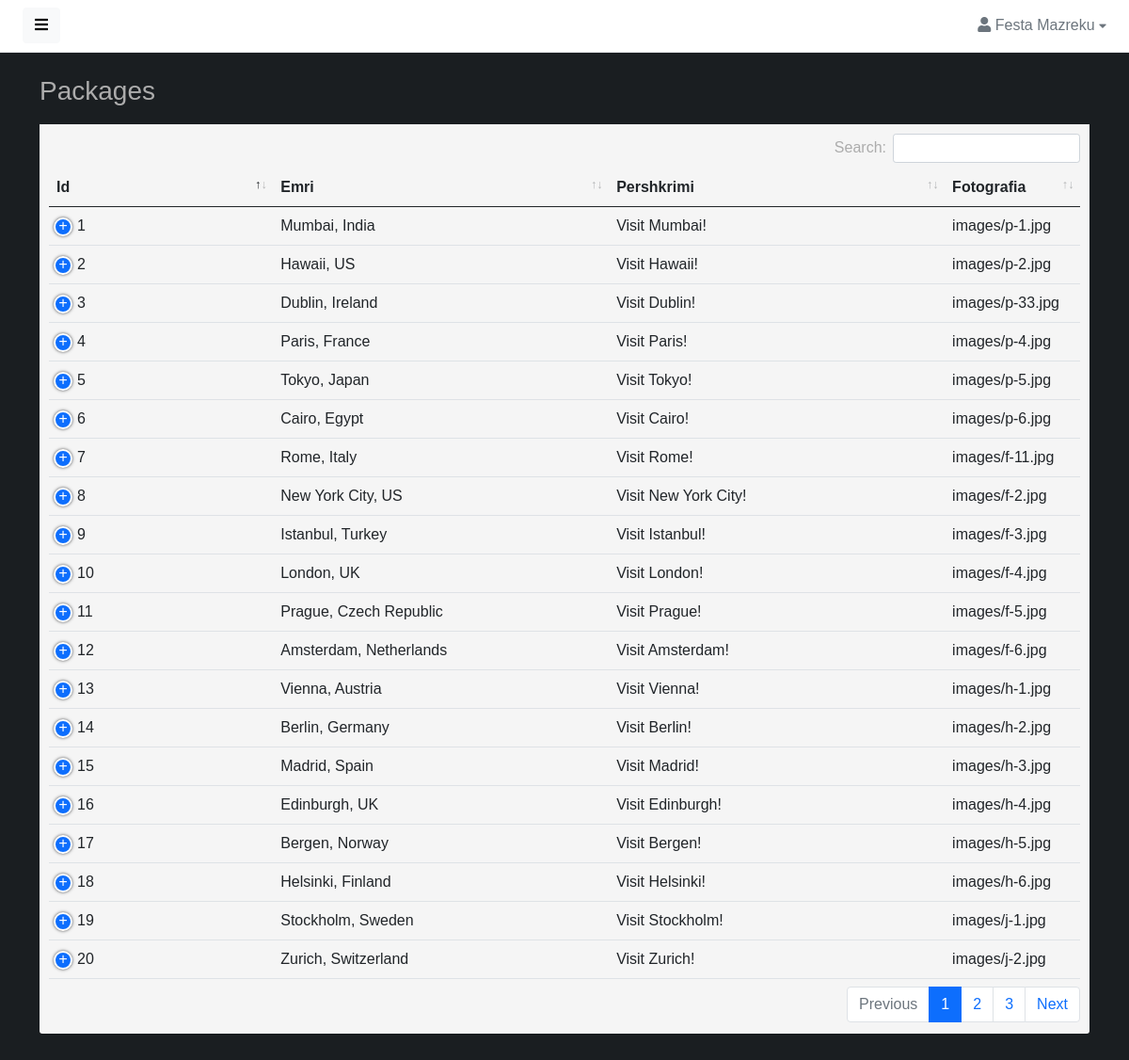
Screenshot of /admin/book.php (signed in) with the database file from the repository.
### tables this page shows
CREATE TABLE IF NOT EXISTS `perdoruesi` (
  `id` int(10) NOT NULL AUTO_INCREMENT,
  `emri` varchar(30) NOT NULL,
  `mbiemri` varchar(30) NOT NULL,
  `email` varchar(30) NOT NULL,
  `password` varchar(30) NOT NULL,
  `roli` int(1) NOT NULL,
  PRIMARY KEY (`id`),
  KEY `roli` (`roli`)
);

CREATE TABLE IF NOT EXISTS `packages` (
  `p_id` int(10) NOT NULL AUTO_INCREMENT,
  `emri` varchar(35) NOT NULL,
  `pershkrimi` varchar(50) NOT NULL,
  `fotografia` varchar(20) NOT NULL,
  `link` varchar(500) NOT NULL,
  `idp` int(10) NOT NULL,
  PRIMARY KEY (`p_id`),
  KEY `idp` (`idp`)
);

### admin/book.php (the view, shortened to what this page needs)
<?php
if(isset($_SESSION['email']) && isset($_SESSION['roli'])) {
    if($_SESSION['roli'] == 1) {
        ?>
        <!DOCTYPE html>
        <html lang="en">
        <head>
            <link href="assets/vendor/fontawesome/css/fontawesome.min.css" rel="stylesheet">
            <link href="assets/vendor/fontawesome/css/solid.min.css" rel="stylesheet">
            <link href="assets/vendor/fontawesome/css/brands.min.css" rel="stylesheet">
            <link href="assets/vendor/bootstrap/css/bootstrap.min.css" rel="stylesheet">
            <link href="assets/vendor/datatables/datatables.min.css" rel="stylesheet">
            <link href="assets/css/master.css" rel="stylesheet">
        </head>
        <body>
        <div class="wrapper">
            <div id="body" class="active">
                <?php include 'src/components/navbarProfile.php'?>
                <div class="content">
                    <div class="container">
                        <div class="page-title">
                            <h3>Packages</h3>
                        </div>
                        <div class="box box-primary">
                            <div class="box-body">
                                <table width="100%" class="table table-hover" id="dataTables-example">
                                    <thead>
                                    <tr>
                                        <th class="col-lg-2">Id</th>
                                        <th class="col-lg-3">Emri</th>
                                        <th class="col-lg-3">Pershkrimi</th>
                                        <th class="col-lg-1">Fotografia</th>
                                    </tr>
                                    </thead>
                                    <tbody>
                                    <?php
                                    require "../database/connect.php";
                                    $stmt = $connect->prepare("SELECT * FROM packages");
                                    $stmt->execute();
                                    $result = $stmt->get_result();
                                    while($row = $result->fetch_assoc()):
                                        ?>
                                        <tr>
                                            <td><?= $row['p_id'] ?></td>
                                            <td><?= $row['emri'] ?></td>
                                            <td><?= $row['pershkrimi'] ?></td>
                                            <td><?= $row['fotografia'] ?></td>
                                        </tr>
                                    <?php endwhile; ?>
                                    </tbody>
                                </table>
                            </div>
                        </div>
                    </div>
                </div>
            </div>
        </div>
        </body>
        </html>
        <?php
    }
    else {
        header("Location: index.php");
    }
}
else {
    header("Location: login.php");
}
?>

### admin/src/components/navbarProfile.php (shortened to what this page needs)
<?php
if(isset($_SESSION['email'])) {
$email = $_SESSION['email'];
?>
<?php
    require "../database/connect.php";
    $stmt = $connect->prepare("SELECT * FROM perdoruesi WHERE email='$email'");
    $stmt->execute();
    $result = $stmt->get_result();
    while($row = $result->fetch_assoc()):
?>
<nav class="navbar navbar-expand-lg navbar-white bg-white">
    <button type="button" id="sidebarCollapse" class="btn btn-light">
        <i class="fas fa-bars"></i><span></span>
    </button>
    <div class="collapse navbar-collapse" id="navbarSupportedContent">
        <ul class="nav navbar-nav ms-auto">
            <li class="nav-item dropdown">
                <div class="nav-dropdown">
                    <a href="#" id="nav2" class="nav-item nav-link dropdown-toggle text-secondary" data-bs-toggle="dropdown" aria-expanded="false">
                        <i class="fas fa-user"></i> <span><?= $row['emri'] ?> <?= $row['mbiemri'] ?></span> <i style="font-size: .8em;" class="fas fa-caret-down"></i>
                    </a>
                </div>
            </li>
        </ul>
    </div>
</nav>
<?php endwhile; ?>
<?php
}
else {
    echo'<script> location.replace("login.php"); </script>';
}
?>

### admin/assets/css/master.css (style rules this page uses)
body, h1, .h1, h2, .h2, h3, .h3, h4, .h4, h5, .h5, h6, .h6, p, a, td { -moz-osx-font-smoothing: grayscale; -webkit-font-smoothing: antialiased; }
body { width: 100%; height: 100%; background: #1a1e21; font-family: 'Nueva Std', sans-serif; font-size: 1rem; color: #acacac; }
.wrapper { display: flex; width: 100%; align-items: stretch; overflow-x: hidden }
#body { width: 100%; padding: 0; min-height: 100vh; transition: all 0.3s; }
#body>.navbar { padding: 0 1.5rem; min-height: 54px; box-shadow: none; border-bottom: 1px solid rgba(101, 109, 119, .16); }
#body>.content { position: relative; padding: .5rem; }
#body .content .page-title h3 { margin: 1rem 0; }
.page-title { margin: 0; font-size: 1.5rem; line-height: 1.5555556; }
.box { position: relative; border-radius: 3px; background: #f5f5f5; border-top: 3px solid #d2d6de; margin-bottom: 20px; width: 100%; box-shadow: 0 1px 1px rgba(0, 0, 0, 0.1); }
.box-body { border-top-left-radius: 15px; border-top-right-radius: 15px; border-bottom-right-radius: 15px; border-bottom-left-radius: 15px; padding: 10px; }
.box-primary { border-top-color: #1a1e21; }
a, a:hover, a:focus { color: inherit; text-decoration: none; transition: all 0.3s; }
.table td, .table th { vertical-align: middle; }
table.dataTable thead .sorting:before, table.dataTable thead .sorting:after, table.dataTable thead .sorting_asc:before, table.dataTable thead .sorting_asc:after, table.dataTable thead .sorting_desc:before, table.dataTable thead .sorting_desc:after, table.dataTable thead .sorting_asc_disabled:before, table.dataTable thead .sorting_asc_disabled:after, table.dataTable thead .sorting_desc_disabled:before, table.dataTable thead .sorting_desc_disabled:after { font-size: .8rem; bottom: .9rem; }
@media (min-width: 200px) { .navbar-expand-lg .navbar-collapse { display: -ms-flexbox !important; display: flex !important; -ms-flex-preferred-size: auto; flex-basis: auto; } }
@media (min-width: 200px) { .navbar-expand-lg .navbar-nav { -ms-flex-direction: row; flex-direction: row; } }

### admin/assets/components/navbar/navbar-dropdowns.css (style rules this page uses)
.nav-dropdown .nav-link { color: #B2EBF2; line-height: 1.42857; padding: 1rem 0 1rem 1rem !important; }
.nav-dropdown .nav-link::after { display: none; }

### rows the page displays
perdoruesi: emri "Festa", mbiemri "Mazreku"
packages: p_id "1", emri "Mumbai, India", pershkrimi "Visit Mumbai!", fotografia "images/p-1.jpg"
packages: p_id "2", emri "Hawaii, US", pershkrimi "Visit Hawaii!", fotografia "images/p-2.jpg"
packages: p_id "3", emri "Dublin, Ireland", pershkrimi "Visit Dublin!", fotografia "images/p-33.jpg"
packages: p_id "4", emri "Paris, France", pershkrimi "Visit Paris!", fotografia "images/p-4.jpg"
packages: p_id "5", emri "Tokyo, Japan", pershkrimi "Visit Tokyo!", fotografia "images/p-5.jpg"
packages: p_id "6", emri "Cairo, Egypt", pershkrimi "Visit Cairo!", fotografia "images/p-6.jpg"
packages: p_id "7", emri "Rome, Italy", pershkrimi "Visit Rome!", fotografia "images/f-11.jpg"
packages: p_id "8", emri "New York City, US", pershkrimi "Visit New York City!", fotografia "images/f-2.jpg"
packages: p_id "9", emri "Istanbul, Turkey", pershkrimi "Visit Istanbul!", fotografia "images/f-3.jpg"
packages: p_id "10", emri "London, UK", pershkrimi "Visit London!", fotografia "images/f-4.jpg"
packages: p_id "11", emri "Prague, Czech Republic", pershkrimi "Visit Prague!", fotografia "images/f-5.jpg"
packages: p_id "12", emri "Amsterdam, Netherlands", pershkrimi "Visit Amsterdam!", fotografia "images/f-6.jpg"
packages: p_id "13", emri "Vienna, Austria", pershkrimi "Visit Vienna!", fotografia "images/h-1.jpg"
packages: p_id "14", emri "Berlin, Germany", pershkrimi "Visit Berlin!", fotografia "images/h-2.jpg"
packages: p_id "15", emri "Madrid, Spain", pershkrimi "Visit Madrid!", fotografia "images/h-3.jpg"
packages: p_id "16", emri "Edinburgh, UK", pershkrimi "Visit Edinburgh!", fotografia "images/h-4.jpg"
packages: p_id "17", emri "Bergen, Norway", pershkrimi "Visit Bergen!", fotografia "images/h-5.jpg"
packages: p_id "18", emri "Helsinki, Finland", pershkrimi "Visit Helsinki!", fotografia "images/h-6.jpg"
packages: p_id "19", emri "Stockholm, Sweden", pershkrimi "Visit Stockholm!", fotografia "images/j-1.jpg"
packages: p_id "20", emri "Zurich, Switzerland", pershkrimi "Visit Zurich!", fotografia "images/j-2.jpg"
